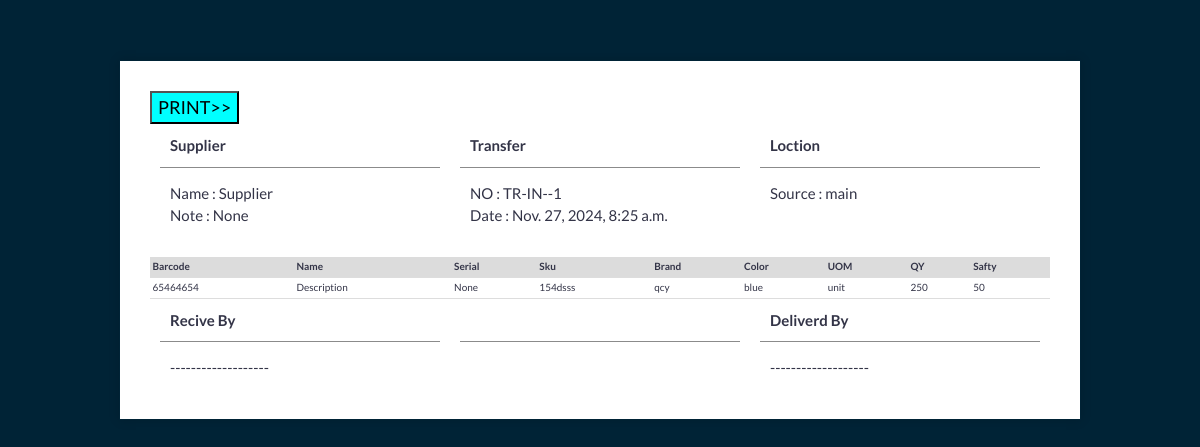
The page /stock_in/1 (signed in) on the database its author committed.
### WHS/models.py (models this page shows, shortened)
class Stock_In(models.Model):
    supplier = models.ForeignKey(Supplier,verbose_name="Supplier", related_name='Stock_In_Supplier', on_delete=models.PROTECT,)
    location = models.ForeignKey(WHSBranch,verbose_name="Location", related_name='Stock_In_location', on_delete=models.PROTECT,)
    created=models.DateTimeField(("Created"),auto_now=True)
    updated=models.DateTimeField(("Updated"),auto_now_add=True)
    note = models.CharField("Note",max_length=50, null=True,blank=True)
    def __str__(self):
        return f"TR-IN--{self.id}"
    class Meta:
        verbose_name_plural = "STOCK_IN"

class Stock_IN_Detail(models.Model):
    stock_in = models.ForeignKey(Stock_In,verbose_name="Transaction_No", related_name='Stock_IN_Detail', on_delete=models.PROTECT,)
    item = models.ForeignKey(Item,verbose_name="Item", related_name='Stock_IN_Detail_item', on_delete=models.PROTECT,)
    quantity=models.IntegerField(("Quantity"),default=0)
    serial = models.CharField('Serial',max_length=50,null=True,blank=True,default="None")
    created=models.DateTimeField(("Created"),auto_now=True)
    updated=models.DateTimeField(("Updated"),auto_now_add=True)
    note = models.CharField("Note",max_length=50, null=True,blank=True)
    class Meta:
        verbose_name_plural = "STOCK_IN_REF"

class Item(models.Model):
    id = models.IntegerField("Barcode",primary_key=True,unique=True)
    sku = models.CharField('Sku',max_length=50, unique=True,null=True,blank=True)
    name = models.CharField('Name',max_length=50,default="Description")
    uom = models.ForeignKey(UOM,verbose_name="Uom", related_name='Item_uom', on_delete=models.PROTECT,)
    color = models.ForeignKey(Color,verbose_name="Color", related_name='Item_Color', on_delete=models.PROTECT,)
    brand = models.ForeignKey(Brand,verbose_name="Brand", related_name='Item_Brand', on_delete=models.PROTECT,)
    category = models.ForeignKey(Category,verbose_name="Category", related_name='Item_Category', on_delete=models.PROTECT,)
    safety=models.IntegerField(("Safety"),default=0)
    rdp=models.DecimalField(("RDP"), max_digits=8, decimal_places=2,default=0)
    rrp=models.DecimalField(("RRP"), max_digits=8, decimal_places=2,default=0)
    created=models.DateTimeField(("Created"),auto_now=True)
    updated=models.DateTimeField(("Updated"),auto_now_add=True)
    note = models.CharField("Note",max_length=50, null=True,blank=True)
    class Meta:
        verbose_name_plural = "ITEMS"

### CONF/models.py (models this page shows)
class Supplier(models.Model):
    name = models.CharField("Supplier",max_length=50, unique=True)
    phone = models.CharField("Phone",max_length=50, unique=True)
    created=models.DateTimeField(("Created"),auto_now=True)
    updated=models.DateTimeField(("Updated"),auto_now_add=True)
    note = models.CharField("Note",max_length=200, null=True,blank=True)
    def __str__(self):
        return self.name
    class Meta:
        verbose_name_plural = "SUPPLIER"

class WHSBranch(models.Model):
    name = models.CharField("Branch",max_length=50, unique=True)
    detail = models.CharField("Detail",max_length=200)
    created=models.DateTimeField(("Created"),auto_now=True)
    updated=models.DateTimeField(("Updated"),auto_now_add=True)
    note = models.CharField("Note",max_length=200, null=True,blank=True)
    def __str__(self):
        return self.name
    class Meta:
        verbose_name_plural = "WHS_Branch"

class Brand(models.Model):
    name = models.CharField("Brand",max_length=50, unique=True)
    created=models.DateTimeField(("Created"),auto_now=True)
    updated=models.DateTimeField(("Updated"),auto_now_add=True)
    note = models.CharField("Note",max_length=200, null=True,blank=True)
    def __str__(self):
        return self.name
    class Meta:
        verbose_name_plural = "BRAND"

class Color(models.Model):
    name = models.CharField("Color",max_length=50, unique=True)
    created=models.DateTimeField(("Created"),auto_now=True)
    updated=models.DateTimeField(("Updated"),auto_now_add=True)
    note = models.CharField("Note",max_length=200, null=True,blank=True)
    def __str__(self):
        return self.name
    class Meta:
        verbose_name_plural = "COLOR"

class UOM(models.Model):
    name = models.CharField("UOM",max_length=50, unique=True)
    created=models.DateTimeField(("Created"),auto_now=True)
    updated=models.DateTimeField(("Updated"),auto_now_add=True)
    note = models.CharField("Note",max_length=200, null=True,blank=True)
    def __str__(self):
        return self.name
    class Meta:
        verbose_name_plural = "UOM"

### WHS/views.py (the view)
# urls.py: path('stock_in/<int:id>', views.stock_in_detail,name="stock_in"),
@login_required
def stock_in_detail(request, id):
    stock = get_object_or_404(Stock_In, id=id)
    context={'stock':stock,}
    return render(request, 'stock_in_detail.html' , context)

### WHS/templates/stock_in_detail.html (shortened to what this page needs)
{% load static %}
<html>
<head>
  <link rel="stylesheet" href="{% static 'css/style.css' %}">
</head>
<body>
  <div class="invoice-box">
    <div id="legalcopy">
      <button type="button"  onclick="window.print()"  style="background-color: aqua;color:black;font-size:large">PRINT>></button>
    </div>
    <div class="container">
      <div class="row">
        <div class="row" style="margin: top 5px;;">
          <div class="equalHWrap eqWrap nomargin-nopadding to-block">
            <div class="equalHW eq nomargin-nopadding title">
              Supplier
            </div>
            <div class="equalHW eq nomargin-nopadding title from-block">
              Transfer
            </div>
            <div class="equalHW eq nomargin-nopadding title from-block">
              Loction
            </div>
          </div>
          <div class="row">
            <div class="equalHWrap eqWrap">
              <div class="equalHW eq infoblock to-block">
                <span id="CustomerName">Name : {{stock.supplier}}</span><br>
                <span id="AccountProject">Note : {{stock.note}}</span><br>
              </div>
              <div class="equalHW eq infoblock from-block">
                <span id="AccountName"> NO : {{stock}}</span><br>
                <span id="AccountProject"> Date : {{stock.created}}</span><br>
              </div>
              <div class="equalHW eq infoblock from-block">
                <span id="AccountName"> Source : {{stock.location}}</span><br>
              </div>
            </div>
          </div>
          <table class="table">
            <tr class="titles">
              <th>Barcode</th>
              <th>Name</th>
              <th>Serial</th>
              <th>Sku</th>
              <th>Brand</th>
              <th>Color</th>
              <th>UOM</th>
              <th>QY</th>
              <th>Safty</th>
            </tr>
            {% for t in stock.Stock_IN_Detail.all %}
            <tr class="item">
              <td><span id="ProuductName">{{t.item.id}}</span></td>
              <td><span id="ProductNumUnits">{{t.item.name}}</span></td>
              <td><span id="ProductUnit">{{t.serial}}</span></td>
              <td><span id="ProductUnitPrice">{{t.item.sku}}</span></td>
              <td><span id="ProductDiscount">{{t.item.brand}}</span></td>
              <td><span id="ProductDiscount">{{t.item.color}}</span></td>
              <td><span id="ProductTax">{{t.item.uom}}</span></td>
              <td><span id="ProductTax">{{t.quantity}}</span></td>
              <td><span id="ProductTax">{{t.item.safety}}</span></td>
            </tr>
            {% endfor %}
          </table>{% load static %}
        </div>
        <div class="row">
          <div class="equalHWrap eqWrap nomargin-nopadding to-block">
            <div class="equalHW eq nomargin-nopadding title">
              Recive By
            </div>
            <div class="equalHW eq nomargin-nopadding title from-block">
            </div>
            <div class="equalHW eq nomargin-nopadding title info-block">
              Deliverd By
            </div>
          </div>
          <div class="row">
            <div class="equalHWrap eqWrap">
              <div class="equalHW eq infoblock to-block">
                <span id="CustomerName">-------------------</span><br>
              </div>
              <div class="equalHW eq infoblock from-block">
              </div>
              <div class="equalHW eq infoblock info-block">
                <span id="">-------------------</span>
              </div>
            </div>
          </div>
        </div>
      </div>
    </div>
</body>
</html>

### static/css/style.css (style rules this page uses)
html, body { height: 100%; background: #002336; width: 100%; margin: 0; padding: 0; left: 0; top: 0; font-size: 100%; }
* { font-family: "Lato", "Helvetica Neue", "Helvetica", Helvetica, Arial, sans-serif; color: #333447; line-height: 1.5; }
.container { width: 100%; margin-left: auto; margin-right: auto; }
.row { position: relative; width: 100%; }
.row::after { content: ""; display: table; clear: both; }
.invoice-box { background: #ffffff; max-width: 900px; margin: 60px auto; padding: 30px; border: 1px solid #002336; box-shadow: 0 0 10px rgba(0, 0, 0, 0.15); font-size: 15px; line-height: 24px; color: #002336; }
.title { margin-bottom: 0px; padding-bottom: 0px; margin-left: 10px; margin-right: 10px; font-weight: bold; border-bottom: 1px solid #8B8B8B; margin-bottom: 4px; }
.infoblock { margin-left: 10px; margin-right: 10px; margin-top: 0px; padding-top: 0px; }
.titles { padding-top: 4px; margin-top: 20px; background: #DCDCDC; font-weight: bold; }
.eqWrap { display: flex; }
.eq { padding: 10px; }
.item:nth-of-type(even) { background: #fff; }
.equalHW { flex: 1; }
table.table { width: 100%; margin-top: 20px; border-collapse: collapse; }
.table th, .table td { font-size: x-small; text-align: left; padding: 0.25em; }
.table tr { border-bottom: 1px solid #DDD; }

### rows shown on the page
Stock_In: supplier "Supplier", note "None", id "TR-IN--1", created "Nov. 27, 2024, 8:25 a.m.", location "main"
Stock_IN_Detail: item.id "65464654", item.name "Description", serial "None", item.sku "154dsss", item.brand "qcy", item.color "blue", item.uom "unit", quantity "250", item.safety "50"
